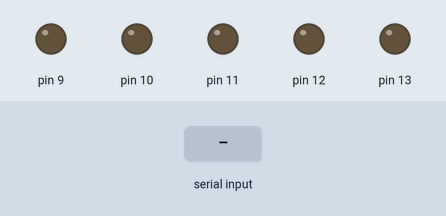
A sketch run on a simulated Arduino Uno, built with avr-gcc and run on an emulated ATmega328P. Parts: output pins drawn as LEDs (lit = HIGH). The test bench sets the inputs (shaded band).

Above: at 1.2 s.
1.3 s: "90,45\n" received over Serial
At 2.1 s:
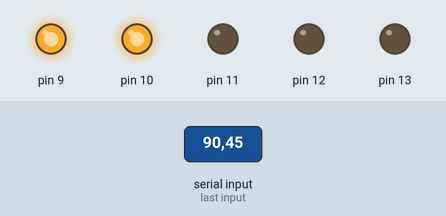
3.8 s: "30,150\n" received over Serial
At 4.4 s:
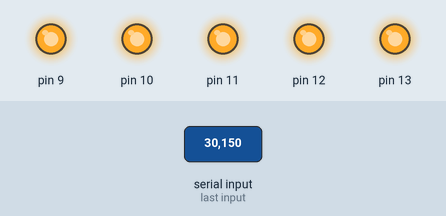
Timing chart, 0 to 6.8 s (numbered marks = the images above; inputs shaded):
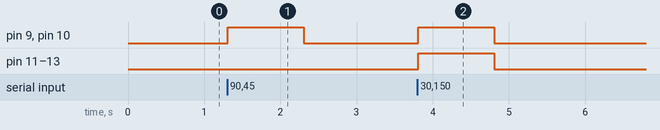

Measured:
- after the input at 1.3 s, pin 9, pin 10: LOW → HIGH at once, → LOW 1.0 s later
- after the input at 3.8 s, pin 9–13: LOW → HIGH at once, → LOW 1.0 s later

The sketch:

LED_Bar_Part_3_Sample_Solution.ino
```cpp
/*
 * Turn the last project into a library
 *
 * The pin array and setPin function should be private
 *
 * The constructor and displayNumber should be public
 *
 * In loop, use the nextInt() function from the Calculator problems to take
 *   user input and set the corresponding number of LEDs high.
 *
 * Within the class, use "this->setPin()" etc. to call functions of the class
 *
 */

// Include the library
#include "LED_Bar.h"

// LED_Bar object
LED_Bar LEDs(9, 10, 11, 12, 13);

void setup()
{
  // Set up Serial
  Serial.begin(9600);
  delay(50);
}

void loop()
{
  // Get user input
  int i = nextInt();

  // Call the displayNumber function on the LEDs object
  LEDs.displayNumber(i);
}

// NextInt from the calculator program
int nextInt()
{
  // Wait until there is Serial data
  while (!Serial.available())
    ;

  // Then get and return the integer
  return Serial.parseInt();
}
```

LED_Bar.cpp
```cpp
#include "Arduino.h"
#include "LED_Bar.h"


/* ============================================= *
 *                 Public Functions              *
 * ============================================= */

// The constructor
LED_Bar::LED_Bar(int pin1, int pin2, int pin3, int pin4, int pin5)
{
  // Add the pins to the array
  pinNumbers[0] = pin1;
  pinNumbers[1] = pin2;
  pinNumbers[2] = pin3;
  pinNumbers[3] = pin4;
  pinNumbers[4] = pin5;

  // Iterate through the array
  for (int i = 0; i < 5; i++)
  {
    // Set up each pin
    this->setPin(pinNumbers[i]);
  }
}

void LED_Bar::displayNumber(int number)
{
  // Write all the pins low

  // Iterate through the pins and turn them all off
  for (int i = 0; i < 5; i++)
  {
    digitalWrite(pinNumbers[i], LOW);
  }

  // If it's greater than 10, turn on LED 1
  if (number > 10)
  {
    digitalWrite(pinNumbers[0], HIGH);
  }

  // If it's greater than 30, turn on LED 2 also
  if (number > 30)
  {
    digitalWrite(pinNumbers[1], HIGH);
  }

  // If it's greater than 50, turn on LED 3 also
  if (number > 50)
  {
    digitalWrite(pinNumbers[2], HIGH);
  }

  // If it's greater than 70, turn on LED 4 also
  if (number > 70)
  {
    digitalWrite(pinNumbers[3], HIGH);
  }

  // If it's greater than 90, turn on LED 5 also
  if (number > 90)
  {
    digitalWrite(pinNumbers[4], HIGH);
  }
}


/* ============================================= *
 *                Private Functions              *
 * ============================================= */

void LED_Bar::setPin(int pinNumber)
{
  pinMode(pinNumber, OUTPUT);
  digitalWrite(pinNumber, LOW);
}
```

LED_Bar.h
```cpp
#ifndef LED_Bar_h
#define LED_Bar_h

#include "Arduino.h"

class LED_Bar
{
  private:
    int pinNumbers[5];
    void setPin(int pinNumber);
  public:
    LED_Bar(int pin1, int pin2, int pin3, int pin4, int pin5);
    void displayNumber(int number);
};

#endif
```
